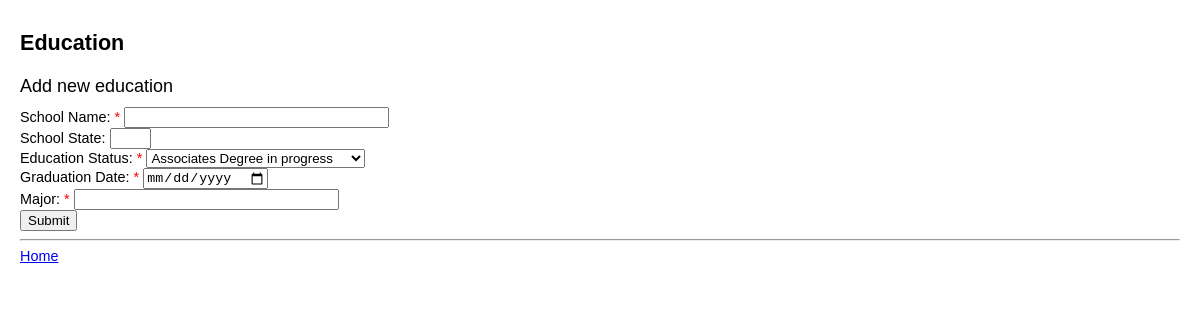
The app's page /web/education.php (signed in), older data.
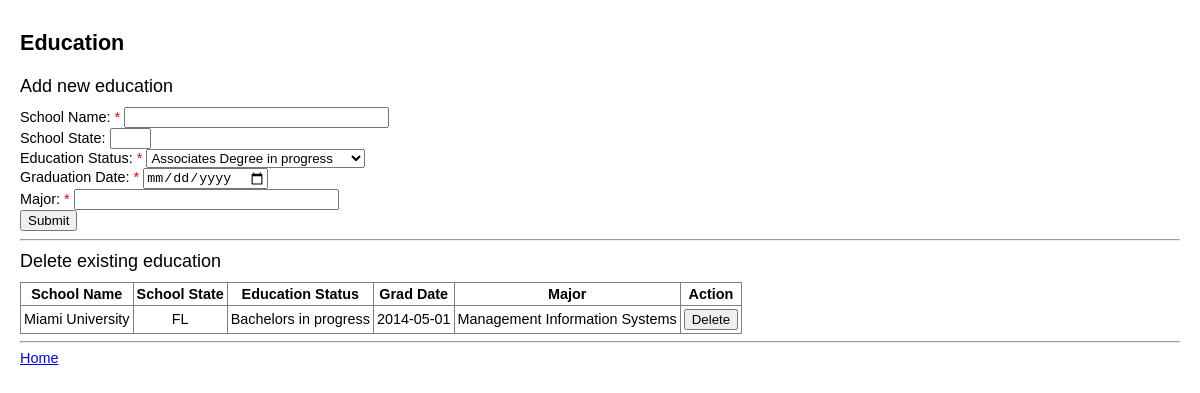
The same page, newer data.
### tables this page shows
create table education
(
edu_id int not null auto_increment,
applicant_email varchar(255) not null,
school_name varchar(255) not null,
school_state varchar(255),
edu_status varchar(255) not null,
grad_date date not null,
major varchar(255) not null,
primary key (edu_id),
foreign key (applicant_email) references applicants(applicant_email)
);

### web/education.php (the view, shortened to what this page needs)
<?php
include 'resources/db_connect.php';
?>
<!doctype html>
<html>
<link rel="stylesheet" type="text/css" href="resources/style.css">
</head>
<body>
<div id='page_title'>
Education
</div>
<div id='content'>
<div class='section_head'>Add new education</div>
<form method='post' name='new_edu_form' action='<?php echo htmlspecialchars($_SERVER["PHP_SELF"]);?>' onsubmit="return validateNewEdu()">
School Name: <span class='red'>*</span> <input type='text' id='school_name' name='school_name' size='30' required><br>
School State: <input type='text' id='school_state' name='school_state' size='2' maxlength='2' onchange="this.value=this.value.toUpperCase()"><br>
Education Status: <span class='red'>*</span> <select id='edu_status' name='edu_status'>
  <option value='Associates in progress'>Associates Degree in progress</option>
</select><br>
Graduation Date: <span class='red'>*</span> <input type='date' id='grad_date' name='grad_date' required><br>
Major: <span class='red'>*</span> <input type='text' id='major' name='major' size='30' required><br>
<input type='submit' id='submit'><br>
</form>
<?php
$sql = "select * from education where applicant_email = '".$_SESSION['email']."'";
$result = mysqli_query($con,$sql);
if ( $result->num_rows != 0 ) {
  echo "<hr><div class='section_head'>Delete existing education</div>";
  echo "<table border='1' cellpadding='3'><th>School Name</th><th>School State</th><th>Education Status</th><th>Grad Date</th><th>Major</th><th>Action</th>";
  while($row = mysqli_fetch_array($result)) {
    $school_name = $row['school_name'];
    $school_state = $row['school_state'];
    $edu_status = $row['edu_status'];
    $grad_date = $row['grad_date'];
    $major = $row['major'];
    echo "<tr><form method='post' action='" . htmlspecialchars($_SERVER["PHP_SELF"]) . "' onsubmit='return confirm(".'"Are you sure you want to delete your education at '.$school_name.'?"'.")'>";
    echo "<td>$school_name</td>";
    echo "<td>$school_state</td>";
    echo "<td>$edu_status</td>";
    echo "<td>$grad_date</td>";
    echo "<td>$major</td>";
    echo "<td><input type='submit' value='Delete'></td>";
    echo "</form></tr>";
  }
  echo "</table>";
}
?>
<hr>
<a href='home.php'>Home</a><br>
</div>
</body>
</html>

### web/resources/style.css (style rules this page uses)
body { width: auto; margin: 0 auto; font-family: arial; font-size: .9em; padding-left: 20px; padding-right: 20px; }
#page_title { font-size: 150%; font-weight: bold; margin-top: 30px; margin-bottom: 20px; }
.section_head { margin-top: 10px; margin-bottom: 10px; font-size: 125%; }
#content { margin-top: 10px; }
.red { color: red; }
table { border-collapse:collapse; text-align:center; }

Row changes from the older to the newer data that the page shows:
added education: school_name "Miami University", school_state "FL", edu_status "Bachelors in progress", grad_date "2014-05-01", major "Management Information Systems"
Text that changed along with them:
text now shown: "Delete existing education School Name School State Education Status Grad Date Major Action"
